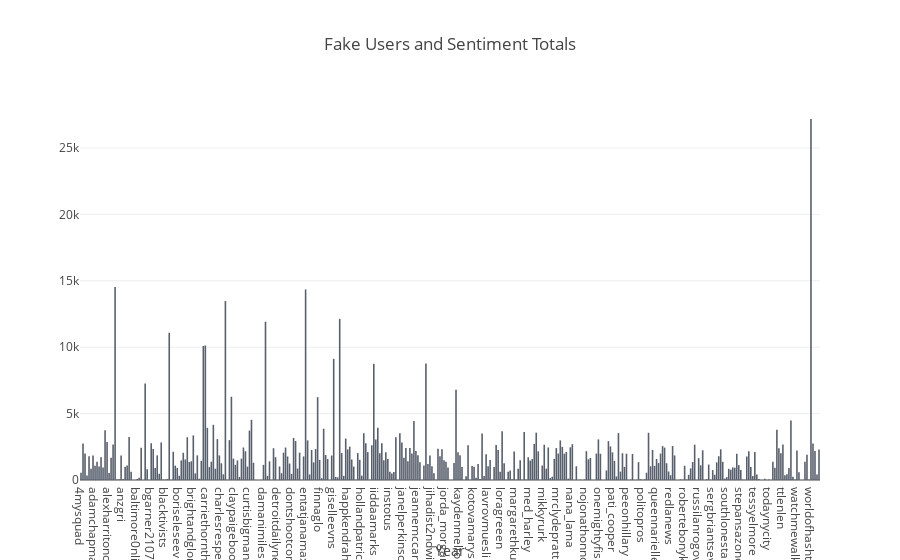

Write notebook code for a chart like this one.
### Code cell
trace1 = Bar(
    name = "Favorites Count",
    x=usersfulltweet.user_key,
    y=usersfulltweet.favourites_count,
    marker=dict(color='#59606D'))

data = Data([trace1])

layout = Layout(    
    title='Fake Users and Sentiment Totals',
    xaxis = dict(title = 'Year'),
    yaxis = dict(title = '' ))
fig = Figure(data=data, layout=layout)
iplot(fig)

### Figure 1 — Plotly figure (JSON) as saved in the notebook; plotly's stock layout.template omitted (floating-point values rounded to 4 significant figures; data arrays with more than 128 entries replaced by an {"elided": "..."} marker saying what was removed)
{"data": [{"marker": {"color": "#59606D"}, "name": "Favorites Count", "type": "bar", "x": {"elided": "369 str values"}, "y": {"elided": "369 int values"}}], "layout": {"title": "Fake Users and Sentiment Totals", "xaxis": {"title": "Year"}, "yaxis": {"title": ""}}}
